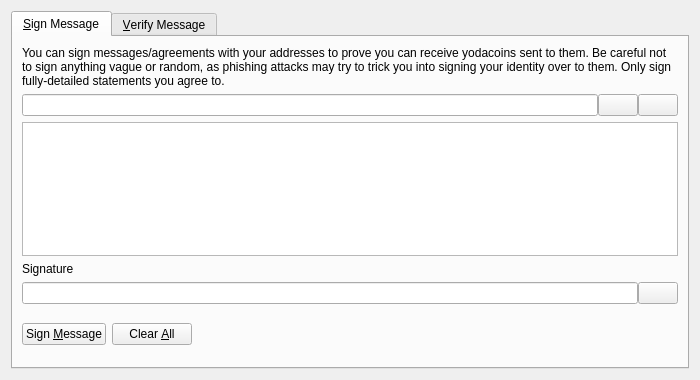
<?xml version="1.0" encoding="UTF-8"?>
<ui version="4.0">
 <class>SignVerifyMessageDialog</class>
 <widget class="QDialog" name="SignVerifyMessageDialog">
  <property name="geometry">
   <rect>
    <x>0</x>
    <y>0</y>
    <width>700</width>
    <height>380</height>
   </rect>
  </property>
  <property name="windowTitle">
   <string>Signatures - Sign / Verify a Message</string>
  </property>
  <property name="modal">
   <bool>true</bool>
  </property>
  <layout class="QVBoxLayout" name="verticalLayout">
   <item>
    <widget class="QTabWidget" name="tabWidget">
     <property name="currentIndex">
      <number>0</number>
     </property>
     <widget class="QWidget" name="tabSignMessage">
      <attribute name="title">
       <string>&amp;Sign Message</string>
      </attribute>
      <layout class="QVBoxLayout" name="verticalLayout_SM">
       <item>
        <widget class="QLabel" name="infoLabel_SM">
         <property name="text">
          <string>You can sign messages/agreements with your addresses to prove you can receive yodacoins sent to them. Be careful not to sign anything vague or random, as phishing attacks may try to trick you into signing your identity over to them. Only sign fully-detailed statements you agree to.</string>
         </property>
         <property name="textFormat">
          <enum>Qt::PlainText</enum>
         </property>
         <property name="wordWrap">
          <bool>true</bool>
         </property>
        </widget>
       </item>
       <item>
        <layout class="QHBoxLayout" name="horizontalLayout_1_SM">
         <property name="spacing">
          <number>0</number>
         </property>
         <item>
          <widget class="QValidatedLineEdit" name="addressIn_SM">
           <property name="toolTip">
            <string>The Yodacoin address to sign the message with</string>
           </property>
          </widget>
         </item>
         <item>
          <widget class="QPushButton" name="addressBookButton_SM">
           <property name="toolTip">
            <string>Choose previously used address</string>
           </property>
           <property name="text">
            <string/>
           </property>
           <property name="icon">
            <iconset resource="../bitcoin.qrc">
             <normaloff>:/icons/address-book</normaloff>:/icons/address-book</iconset>
           </property>
           <property name="shortcut">
            <string>Alt+A</string>
           </property>
           <property name="autoDefault">
            <bool>false</bool>
           </property>
          </widget>
         </item>
         <item>
          <widget class="QPushButton" name="pasteButton_SM">
           <property name="toolTip">
            <string>Paste address from clipboard</string>
           </property>
           <property name="text">
            <string/>
           </property>
           <property name="icon">
            <iconset resource="../bitcoin.qrc">
             <normaloff>:/icons/editpaste</normaloff>:/icons/editpaste</iconset>
           </property>
           <property name="shortcut">
            <string>Alt+P</string>
           </property>
           <property name="autoDefault">
            <bool>false</bool>
           </property>
          </widget>
         </item>
        </layout>
       </item>
       <item>
        <widget class="QPlainTextEdit" name="messageIn_SM">
         <property name="toolTip">
          <string>Enter the message you want to sign here</string>
         </property>
        </widget>
       </item>
       <item>
        <widget class="QLabel" name="signatureLabel_SM">
         <property name="text">
          <string>Signature</string>
         </property>
         <property name="textFormat">
          <enum>Qt::PlainText</enum>
         </property>
        </widget>
       </item>
       <item>
        <layout class="QHBoxLayout" name="horizontalLayout_2_SM">
         <property name="spacing">
          <number>0</number>
         </property>
         <item>
          <widget class="QLineEdit" name="signatureOut_SM">
           <property name="font">
            <font>
             <italic>true</italic>
            </font>
           </property>
           <property name="readOnly">
            <bool>true</bool>
           </property>
          </widget>
         </item>
         <item>
          <widget class="QPushButton" name="copySignatureButton_SM">
           <property name="toolTip">
            <string>Copy the current signature to the system clipboard</string>
           </property>
           <property name="text">
            <string/>
           </property>
           <property name="icon">
            <iconset resource="../bitcoin.qrc">
             <normaloff>:/icons/editcopy</normaloff>:/icons/editcopy</iconset>
           </property>
           <property name="autoDefault">
            <bool>false</bool>
           </property>
          </widget>
         </item>
        </layout>
       </item>
       <item>
        <layout class="QHBoxLayout" name="horizontalLayout_3_SM">
         <item>
          <widget class="QPushButton" name="signMessageButton_SM">
           <property name="toolTip">
            <string>Sign the message to prove you own this Yodacoin address</string>
           </property>
           <property name="text">
            <string>Sign &amp;Message</string>
           </property>
           <property name="icon">
            <iconset resource="../bitcoin.qrc">
             <normaloff>:/icons/edit</normaloff>:/icons/edit</iconset>
           </property>
           <property name="autoDefault">
            <bool>false</bool>
           </property>
          </widget>
         </item>
         <item>
          <widget class="QPushButton" name="clearButton_SM">
           <property name="toolTip">
            <string>Reset all sign message fields</string>
           </property>
           <property name="text">
            <string>Clear &amp;All</string>
           </property>
           <property name="icon">
            <iconset resource="../bitcoin.qrc">
             <normaloff>:/icons/remove</normaloff>:/icons/remove</iconset>
           </property>
           <property name="autoDefault">
            <bool>false</bool>
           </property>
          </widget>
         </item>
         <item>
          <spacer name="horizontalSpacer_1_SM">
           <property name="orientation">
            <enum>Qt::Horizontal</enum>
           </property>
           <property name="sizeHint" stdset="0">
            <size>
             <width>40</width>
             <height>48</height>
            </size>
           </property>
          </spacer>
         </item>
         <item>
          <widget class="QLabel" name="statusLabel_SM">
           <property name="font">
            <font>
             <weight>75</weight>
             <bold>true</bold>
            </font>
           </property>
           <property name="text">
            <string/>
           </property>
           <property name="wordWrap">
            <bool>true</bool>
           </property>
          </widget>
         </item>
         <item>
          <spacer name="horizontalSpacer_2_SM">
           <property name="orientation">
            <enum>Qt::Horizontal</enum>
           </property>
           <property name="sizeHint" stdset="0">
            <size>
             <width>40</width>
             <height>48</height>
            </size>
           </property>
          </spacer>
         </item>
        </layout>
       </item>
      </layout>
     </widget>
     <widget class="QWidget" name="tabVerifyMessage">
      <attribute name="title">
       <string>&amp;Verify Message</string>
      </attribute>
      <layout class="QVBoxLayout" name="verticalLayout_VM">
       <item>
        <widget class="QLabel" name="infoLabel_VM">
         <property name="text">
          <string>Enter the receiver's address, message (ensure you copy line breaks, spaces, tabs, etc. exactly) and signature below to verify the message. Be careful not to read more into the signature than what is in the signed message itself, to avoid being tricked by a man-in-the-middle attack. Note that this only proves the signing party receives with the address, it cannot prove sendership of any transaction!</string>
         </property>
         <property name="textFormat">
          <enum>Qt::PlainText</enum>
         </property>
         <property name="alignment">
          <set>Qt::AlignLeading|Qt::AlignLeft|Qt::AlignTop</set>
         </property>
         <property name="wordWrap">
          <bool>true</bool>
         </property>
        </widget>
       </item>
       <item>
        <layout class="QHBoxLayout" name="horizontalLayout_1_VM">
         <property name="spacing">
          <number>0</number>
         </property>
         <item>
          <widget class="QValidatedLineEdit" name="addressIn_VM">
           <property name="toolTip">
            <string>The Yodacoin address the message was signed with</string>
           </property>
          </widget>
         </item>
         <item>
          <widget class="QPushButton" name="addressBookButton_VM">
           <property name="toolTip">
            <string>Choose previously used address</string>
           </property>
           <property name="text">
            <string/>
           </property>
           <property name="icon">
            <iconset resource="../bitcoin.qrc">
             <normaloff>:/icons/address-book</normaloff>:/icons/address-book</iconset>
           </property>
           <property name="shortcut">
            <string>Alt+A</string>
           </property>
           <property name="autoDefault">
            <bool>false</bool>
           </property>
          </widget>
         </item>
        </layout>
       </item>
       <item>
        <widget class="QPlainTextEdit" name="messageIn_VM"/>
       </item>
       <item>
        <widget class="QValidatedLineEdit" name="signatureIn_VM"/>
       </item>
       <item>
        <layout class="QHBoxLayout" name="horizontalLayout_2_VM">
         <item>
          <widget class="QPushButton" name="verifyMessageButton_VM">
           <property name="toolTip">
            <string>Verify the message to ensure it was signed with the specified Yodacoin address</string>
           </property>
           <property name="text">
            <string>Verify &amp;Message</string>
           </property>
           <property name="icon">
            <iconset resource="../bitcoin.qrc">
             <normaloff>:/icons/transaction_0</normaloff>:/icons/transaction_0</iconset>
           </property>
           <property name="autoDefault">
            <bool>false</bool>
           </property>
          </widget>
         </item>
         <item>
          <widget class="QPushButton" name="clearButton_VM">
           <property name="toolTip">
            <string>Reset all verify message fields</string>
           </property>
           <property name="text">
            <string>Clear &amp;All</string>
           </property>
           <property name="icon">
            <iconset resource="../bitcoin.qrc">
             <normaloff>:/icons/remove</normaloff>:/icons/remove</iconset>
           </property>
           <property name="autoDefault">
            <bool>false</bool>
           </property>
          </widget>
         </item>
         <item>
          <spacer name="horizontalSpacer_1_VM">
           <property name="orientation">
            <enum>Qt::Horizontal</enum>
           </property>
           <property name="sizeHint" stdset="0">
            <size>
             <width>40</width>
             <height>48</height>
            </size>
           </property>
          </spacer>
         </item>
         <item>
          <widget class="QLabel" name="statusLabel_VM">
           <property name="font">
            <font>
             <weight>75</weight>
             <bold>true</bold>
            </font>
           </property>
           <property name="text">
            <string/>
           </property>
           <property name="wordWrap">
            <bool>true</bool>
           </property>
          </widget>
         </item>
         <item>
          <spacer name="horizontalSpacer_2_VM">
           <property name="orientation">
            <enum>Qt::Horizontal</enum>
           </property>
           <property name="sizeHint" stdset="0">
            <size>
             <width>40</width>
             <height>48</height>
            </size>
           </property>
          </spacer>
         </item>
        </layout>
       </item>
      </layout>
     </widget>
    </widget>
   </item>
  </layout>
 </widget>
 <customwidgets>
  <customwidget>
   <class>QValidatedLineEdit</class>
   <extends>QLineEdit</extends>
   <header>qt/qvalidatedlineedit.h</header>
  </customwidget>
 </customwidgets>
 <resources>
  <include location="../bitcoin.qrc"/>
 </resources>
 <connections/>
</ui>
